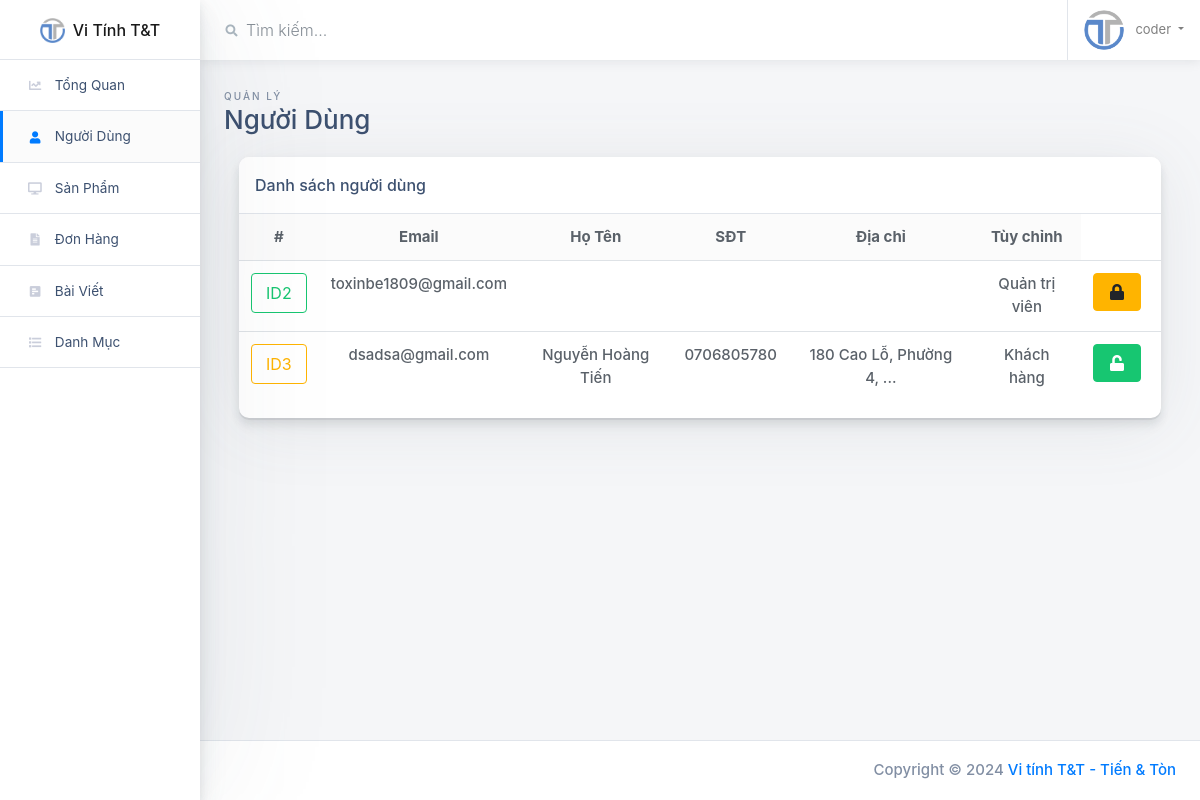
/admin/view/ds-kh.php (signed in), run on the app's committed database.
### tables this page shows
CREATE TABLE IF NOT EXISTS `nguoidung` (
  `mand` int(10) NOT NULL AUTO_INCREMENT,
  `email` varchar(50) NOT NULL,
  `matkhau` varchar(32) NOT NULL,
  `hoten` varchar(50) NOT NULL,
  `sodienthoai` varchar(10) NOT NULL,
  `diachi` varchar(150) NOT NULL,
  `loai` tinyint(1) NOT NULL,
  `trangthai` tinyint(1) NOT NULL,
  PRIMARY KEY (`mand`)
);

### admin/model/database.php (called while the page is built, shortened)
<?php
class Database{
  private $servername;
  private $username;
  private $password;
  private $dbname;
  private static $conn;
  public function __construct(){
    $this->servername = "localhost";
    $this->username = "root";
    $this->password = "";
    $this->dbname = "vitinhtt";
    return self::$conn;
  }
  private function ketNoiDB(){
        try {
      self::$conn = new PDO("mysql:host=$this->servername;dbname=$this->dbname", $this->username, $this->password);
      self::$conn->setAttribute(PDO::ATTR_ERRMODE, PDO::ERRMODE_EXCEPTION);
      return self::$conn;
    } catch(PDOException $e) {
      echo "Connection failed: " . $e->getMessage();
      return false;
    }
  }
  public function timDanhSach($query){
    if(self::$conn != false){
      $stmt = self::$conn->prepare($query);
      $stmt->execute();
      $result = $stmt->setFetchMode(PDO::FETCH_ASSOC);
      if($result==true){
        return $stmt->fetchAll();
      }
    }
    return null;
  }
}
?>

### admin/model/nguoidung.php (called while the page is built, shortened)
<?php
class NguoiDung
{
    public function queryLayDanhSachNguoiDung() {
        $query="SELECT * FROM nguoidung";
        return $query;
    }
}?>

### admin/controller/hamtienich.php (called while the page is built, shortened)
<?php
function hienThiDiaChi($diaChi)
{
  $soLuongKyTu = strlen($diaChi);
  $tam = "";
  $demTu = 0;
  for ($j = 0; $j < $soLuongKyTu; $j++) {
    if ($diaChi[$j] == " " && $demTu < 5) {
      $demTu++;
    } else if ($demTu == 5) {
      $tam[$j] = ".";
      $tam[$j + 1] = ".";
      $tam[$j + 2] = ".";
      break;
    }
    $tam[$j] = $diaChi[$j];
  }
  return $tam;
}
function hienThiLoaiNguoiDung($loai)
{
  $loai=(int)$loai;
  $ketQua="";
  if($loai==0) return $ketQua="Quản trị viên";
  else if($loai==1) return $ketQua="Khách hàng";
  return $ketQua;
}
?>

### admin/view/ds-kh.php (the view, shortened to what this page needs)
<!doctype html>
<html class="no-js h-100" lang="en">
<head>
    <?php
    include 'layout/head.php'; ?>
</head>
<body class="h-100">
    <div class="container-fluid">
        <div class="row">
            <?php include 'layout/sidebar.php'; ?>
            <main class="main-content col-lg-10 col-md-9 col-sm-12 p-0 offset-lg-2 offset-md-3">
                <div class="main-navbar sticky-top bg-white">
                    <?php include 'layout/navbar.php'; ?>
                </div>
                <div class="main-content-container container-fluid px-4">
                    <div class="page-header row no-gutters py-4">
                        <div class="col-12 col-sm-4 text-center text-sm-left mb-0">
                            <span class="text-uppercase page-subtitle">Quản lý</span>
                            <h3 class="page-title">Người Dùng</h3>
                        </div>
                    </div>
                    <div class="col-12">
                        <div class="card card-small mb-4">
                            <div class="card-header border-bottom">
                                <div class="row">
                                    <div class="col-md-6">
                                        <h6 class="m-0">Danh sách người dùng</h6>
                                    </div>
                                </div>
                            </div>
                            <div class="table-sp">
                                <div class="card-body p-0 pb-3 text-center">
                                    <table class="table mb-0">
                                        <thead class="bg-light">
                                            <tr>
                                                <th scope="col" class="border-0">#</th>
                                                <th scope="col" class="border-0">Email</th>
                                                <th scope="col" class="border-0">Họ Tên</th>
                                                <th scope="col" class="border-0">SĐT</th>
                                                <th scope="col" class="border-0">Địa chỉ</th>
                                                <th scope="col" class="border-0">Tùy chỉnh</th>
                                            </tr>
                                        </thead>
                                        <tbody>
                                            <?php
                                                include '../model/database.php';
                                                include '../model/nguoidung.php';
                                                include '../controller/hamtienich.php';
                                                $db = new Database();
                                                $NguoiDung = new NguoiDung();
                                                $query = $NguoiDung->queryLayDanhSachNguoiDung();
                                                $arrNguoiDung = $db->timDanhSach($query);
                                                if (count($arrNguoiDung) > 0) {
                                                    foreach ($arrNguoiDung as $nd) {
                                                        echo '
                                                        <tr>
                                                        <form action="../controller/xuly-kh.php?mand=' . $nd['mand'] . '" method="post">
                                                        <td class="block">';
                                                        if($nd['trangthai']=="0"){
                                                            echo'<button type="button" class="mb-2 btn btn-sm btn-outline-warning mr-1 btn-font">ID' . $nd['mand'] . '</button>';
                                                        }else if($nd['trangthai']=="1"){
                                                            echo'<button type="button" class="mb-2 btn btn-sm btn-outline-success mr-1 btn-font">ID' . $nd['mand'] . '</button>';
                                                        }
                                                        echo'<p class="none">ID' . $nd['mand'] . '</p>
                                                        </td>
                                                        <td>' . $nd['email'] . '</td>
                                                        <input type="text" hidden name="loai" value="'.$nd["loai"].'">
                                                        <td>' . $nd['hoten'] . '</td>
                                                        <td>' . $nd['sodienthoai'] . '</td>
                                                        <td title="' . $nd['diachi'].'">'. hienThiDiaChi($nd['diachi']) . '</td>
                                                        <td>'.hienThiLoaiNguoiDung($nd['loai']).'</td>';
                                                        if($nd['trangthai']=="0"){
                                                            echo'<td>
                                                            <button name="btnMoKhoa" value="mokhoa" class="mb-2 btn btn-success mr-2 btn-font">
                                                            <i class="fas fa-unlock"></i><p>&nbspMở khóa</p>
                                                            </button>
                                                            </td>';
                                                        }else if($nd['trangthai']=="1"){
                                                            echo'<td>
                                                            <button name="btnKhoa" value="khoa"  class="mb-2 btn btn-warning mr-2 btn-font">
                                                            <i class="fas fa-lock"></i><p>&nbspKhóa</p>
                                                            </button>
                                                            </td>';
                                                        }
                                                        echo '
                                                        </form>
                                                        </tr>';
                                                    }
                                                }
                                            ?>
                                        </tbody>
                                    </table>
                                </div>
                            </div>
                        </div>
                    </div>
                </div>
                <?php include 'layout/footer.php'; ?>
            </main>
        </div>
    </div>
</body>
</html>

### admin/view/styles/style.css (style rules this page uses)
.btn-font { font-size: 16px; }
.block button { display: none; margin: 0!important; }
@media screen and (max-width:1350px) { .block button { display: inline-block; } }

### data on the page
nguoidung: mand "2", email "toxinbe1809@gmail.com", loai "Quản trị viên"
nguoidung: mand "3", email "dsadsa@gmail.com", hoten "Nguyễn Hoàng Tiến", sodienthoai "0706805780", diachi "180 Cao Lỗ, Phường 4, ...", loai "Khách hàng"

### other printed values
strip_tags($_SESSION['Login']) "coder"
